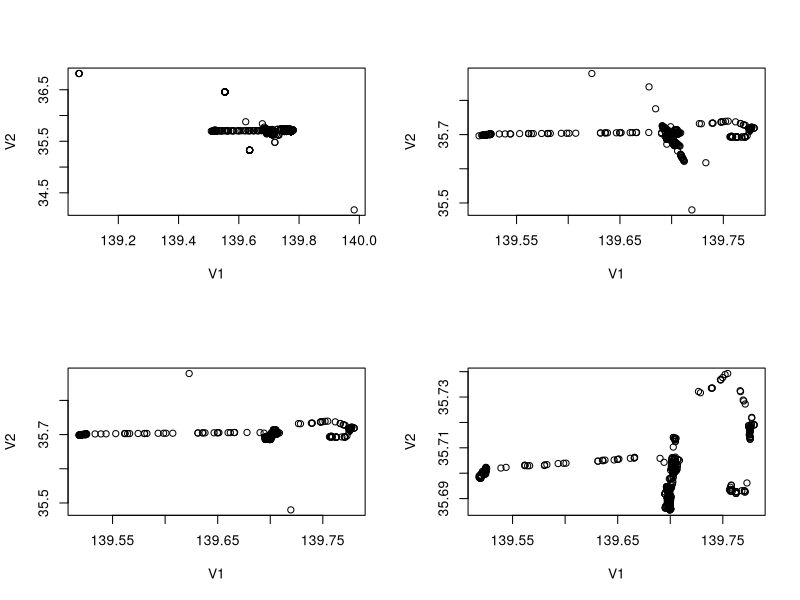

Write the R code that produced this figure.
library(geosphere)

preprocessData = function(data) {
  minimumSatellites = 3
  maximumHDOP = 6
  
  par(mfrow=c(2, 2))
  plot(x = data[1:2])
  data = data[which(data[,4] >= minimumSatellites),]
  plot(x = data[1:2])
  data = data[which(data[,5] <= maximumHDOP),]
  plot(x = data[1:2])
  data = removeOutliers(data)
  plot(x = data[1:2])
  
  return(data)
}

removeOutliers = function(data) {
  rangeTreshold = 500 #meters
  booleanIndicators = rep(FALSE, nrow(data)) # for each index contains TRUE if the point has a neighbour in the given treshold, FALSE otherwise
  
  for(i in 1:nrow(data)) {
    p1 = c(data[i,1], data[i,2])
    
    for(j in i:nrow(data)) {
      if(booleanIndicators[j] == FALSE && i != j) { # skip already processed lines
        p2 = c(data[j,1], data[j,2])
        distance = distm(p1, p2, fun = distHaversine)
        
        if(distance <= rangeTreshold) {
          booleanIndicators[i] = TRUE
          booleanIndicators[j] = TRUE
          break
        }
      }
    }
  }
  
  return(data[booleanIndicators,])
}

data = read.csv("tokyo.csv", header = FALSE, sep = ",")
data = preprocessData(data)
